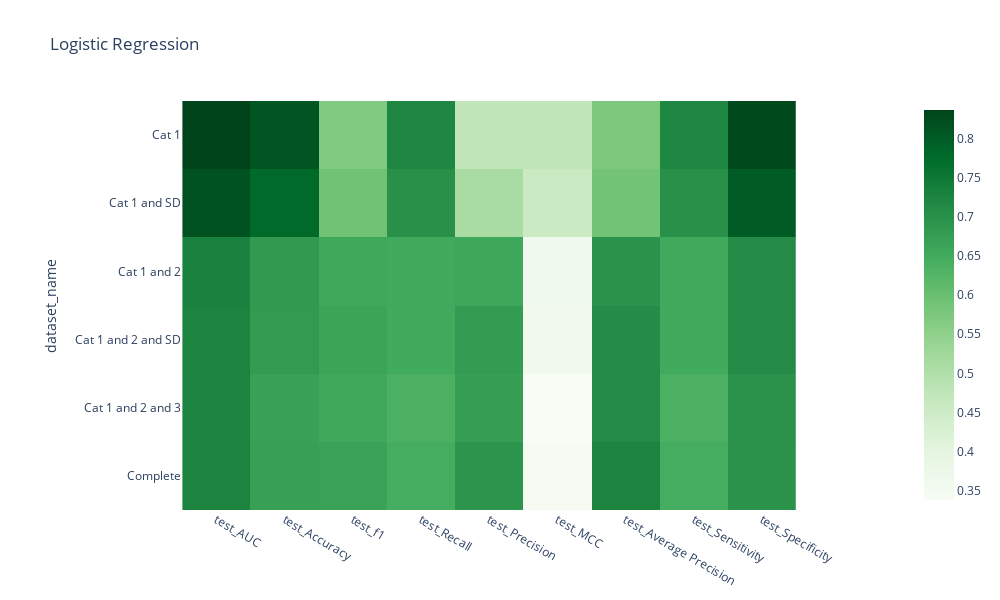

The notebook cell this image was saved under:
### Code cell
import plotly.express as px
fig = px.imshow(results_lr, color_continuous_scale='greens',title='Logistic Regression',width=1000, height=600)
fig.show()

### Figure 1 — Plotly figure (JSON) as saved in the notebook; plotly's stock layout.template omitted (floating-point values rounded to 4 significant figures)
{"data": [{"coloraxis": "coloraxis", "hovertemplate": "x: %{x}<br>dataset_name: %{y}<br>color: %{z}<extra></extra>", "name": "0", "type": "heatmap", "x": ["test_AUC", "test_Accuracy", "test_f1", "test_Recall", "test_Precision", "test_MCC", "test_Average Precision", "test_Sensitivity", "test_Specificity"], "xaxis": "x", "y": ["Cat 1", "Cat 1 and SD", "Cat 1 and 2", "Cat 1 and 2 and SD", "Cat 1 and 2 and 3", "Complete"], "yaxis": "y", "z": [[0.8371, 0.8109, 0.5694, 0.7209, 0.4725, 0.473, 0.5763, 0.7209, 0.8301], [0.8138, 0.7798, 0.593, 0.7027, 0.5134, 0.4577, 0.5883, 0.7027, 0.8027], [0.73, 0.6836, 0.6543, 0.6509, 0.6583, 0.363, 0.6966, 0.6509, 0.7114], [0.7269, 0.6821, 0.6645, 0.6507, 0.6792, 0.3632, 0.7102, 0.6507, 0.7114], [0.7259, 0.6688, 0.6549, 0.6381, 0.6733, 0.3378, 0.7127, 0.6381, 0.6986], [0.7267, 0.6707, 0.6678, 0.645, 0.6928, 0.3432, 0.7273, 0.645, 0.6977]]}], "layout": {"coloraxis": {"colorscale": [[0, "rgb(247,252,245)"], [0.125, "rgb(229,245,224)"], [0.25, "rgb(199,233,192)"], [0.375, "rgb(161,217,155)"], [0.5, "rgb(116,196,118)"], [0.625, "rgb(65,171,93)"], [0.75, "rgb(35,139,69)"], [0.875, "rgb(0,109,44)"], [1, "rgb(0,68,27)"]]}, "height": 600, "title": {"text": "Logistic Regression"}, "width": 1000, "xaxis": {"anchor": "y", "constrain": "domain", "domain": [0, 1], "scaleanchor": "y"}, "yaxis": {"anchor": "x", "autorange": "reversed", "constrain": "domain", "domain": [0, 1], "title": {"text": "dataset_name"}}}}
